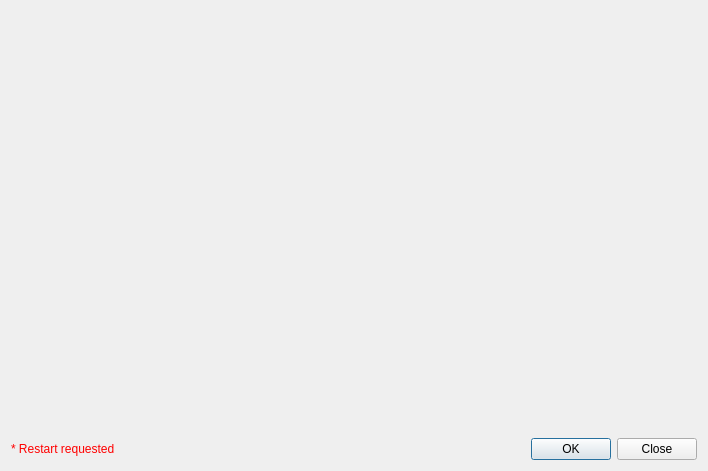
<?xml version="1.0" encoding="UTF-8"?>
<ui version="4.0">
 <class>qCjyxExtensionsManagerDialog</class>
 <widget class="QDialog" name="qCjyxExtensionsManagerDialog">
  <property name="geometry">
   <rect>
    <x>0</x>
    <y>0</y>
    <width>708</width>
    <height>471</height>
   </rect>
  </property>
  <property name="windowTitle">
   <string>Extensions Manager</string>
  </property>
  <property name="windowIcon">
   <iconset resource="../qCjyxBaseQTGUI.qrc">
    <normaloff>:/Icons/ExtensionDefaultIcon.png</normaloff>:/Icons/ExtensionDefaultIcon.png</iconset>
  </property>
  <layout class="QVBoxLayout" name="verticalLayout">
   <item>
    <widget class="qCjyxExtensionsManagerWidget" name="ExtensionsManagerWidget" native="true">
     <property name="sizePolicy">
      <sizepolicy hsizetype="Preferred" vsizetype="MinimumExpanding">
       <horstretch>0</horstretch>
       <verstretch>0</verstretch>
      </sizepolicy>
     </property>
    </widget>
   </item>
   <item>
    <layout class="QHBoxLayout" name="horizontalLayout">
     <item>
      <widget class="QLabel" name="RestartRequestedLabel">
       <property name="text">
        <string>&lt;font color=&quot;red&quot;&gt;* Restart requested&lt;/font&gt;</string>
       </property>
      </widget>
     </item>
     <item>
      <spacer name="horizontalSpacer">
       <property name="orientation">
        <enum>Qt::Horizontal</enum>
       </property>
       <property name="sizeHint" stdset="0">
        <size>
         <width>40</width>
         <height>20</height>
        </size>
       </property>
      </spacer>
     </item>
     <item>
      <widget class="QDialogButtonBox" name="ButtonBox">
       <property name="orientation">
        <enum>Qt::Horizontal</enum>
       </property>
       <property name="standardButtons">
        <set>QDialogButtonBox::Close|QDialogButtonBox::Ok</set>
       </property>
      </widget>
     </item>
    </layout>
   </item>
  </layout>
 </widget>
 <customwidgets>
  <customwidget>
   <class>qCjyxExtensionsManagerWidget</class>
   <extends>QWidget</extends>
   <header>qCjyxExtensionsManagerWidget.h</header>
   <container>1</container>
  </customwidget>
 </customwidgets>
 <resources>
  <include location="../qCjyxBaseQTGUI.qrc"/>
 </resources>
 <connections>
  <connection>
   <sender>ButtonBox</sender>
   <signal>accepted()</signal>
   <receiver>qCjyxExtensionsManagerDialog</receiver>
   <slot>accept()</slot>
   <hints>
    <hint type="sourcelabel">
     <x>248</x>
     <y>254</y>
    </hint>
    <hint type="destinationlabel">
     <x>157</x>
     <y>274</y>
    </hint>
   </hints>
  </connection>
  <connection>
   <sender>ButtonBox</sender>
   <signal>rejected()</signal>
   <receiver>qCjyxExtensionsManagerDialog</receiver>
   <slot>reject()</slot>
   <hints>
    <hint type="sourcelabel">
     <x>316</x>
     <y>260</y>
    </hint>
    <hint type="destinationlabel">
     <x>286</x>
     <y>274</y>
    </hint>
   </hints>
  </connection>
 </connections>
</ui>
